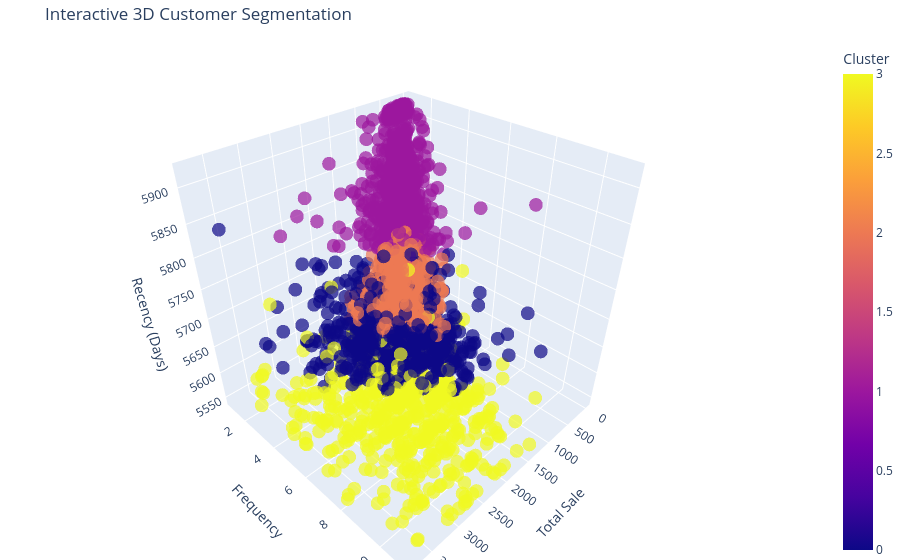

This figure's notebook cell:
### Code cell
# Interactive 3D Plot using Plotly
import plotly.express as px

# Create an interactive 3D scatter plot
fig = px.scatter_3d(
    non_outliers, 
    x='TotalSale', 
    y='Frequency', 
    z='RecencyInDays',
    color='Cluster',
    title='Interactive 3D Customer Segmentation',
    labels={'TotalSale': 'Total Sale', 'Frequency': 'Frequency', 'RecencyInDays': 'Recency (Days)'},
    opacity=0.7,
    color_discrete_map={0: 'red', 1: 'green', 2: 'blue', 3: 'yellow'}
)

# Improve layout
fig.update_layout(margin=dict(l=0, r=0, b=0, t=40))
fig.show()

### Figure 1 — Plotly figure (JSON) as saved in the notebook; plotly's stock layout.template omitted (floating-point values rounded to 4 significant figures; data arrays with more than 128 entries replaced by an {"elided": "..."} marker saying what was removed)
{"data": [{"hovertemplate": "Total Sale=%{x}<br>Frequency=%{y}<br>Recency (Days)=%{z}<br>Cluster=%{marker.color}<extra></extra>", "legendgroup": "", "marker": {"color": {"elided": "3809 int values"}, "coloraxis": "coloraxis", "opacity": 0.7, "symbol": "circle"}, "mode": "markers", "name": "", "scene": "scene", "showlegend": false, "type": "scatter3d", "x": {"elided": "3809 float values"}, "y": {"elided": "3809 int values"}, "z": {"elided": "3809 int values"}}], "layout": {"coloraxis": {"colorbar": {"title": {"text": "Cluster"}}, "colorscale": [[0, "#0d0887"], [0.1111, "#46039f"], [0.2222, "#7201a8"], [0.3333, "#9c179e"], [0.4444, "#bd3786"], [0.5556, "#d8576b"], [0.6667, "#ed7953"], [0.7778, "#fb9f3a"], [0.8889, "#fdca26"], [1, "#f0f921"]]}, "legend": {"tracegroupgap": 0}, "margin": {"b": 0, "l": 0, "r": 0, "t": 40}, "scene": {"domain": {"x": [0, 1], "y": [0, 1]}, "xaxis": {"title": {"text": "Total Sale"}}, "yaxis": {"title": {"text": "Frequency"}}, "zaxis": {"title": {"text": "Recency (Days)"}}}, "title": {"text": "Interactive 3D Customer Segmentation"}}}
